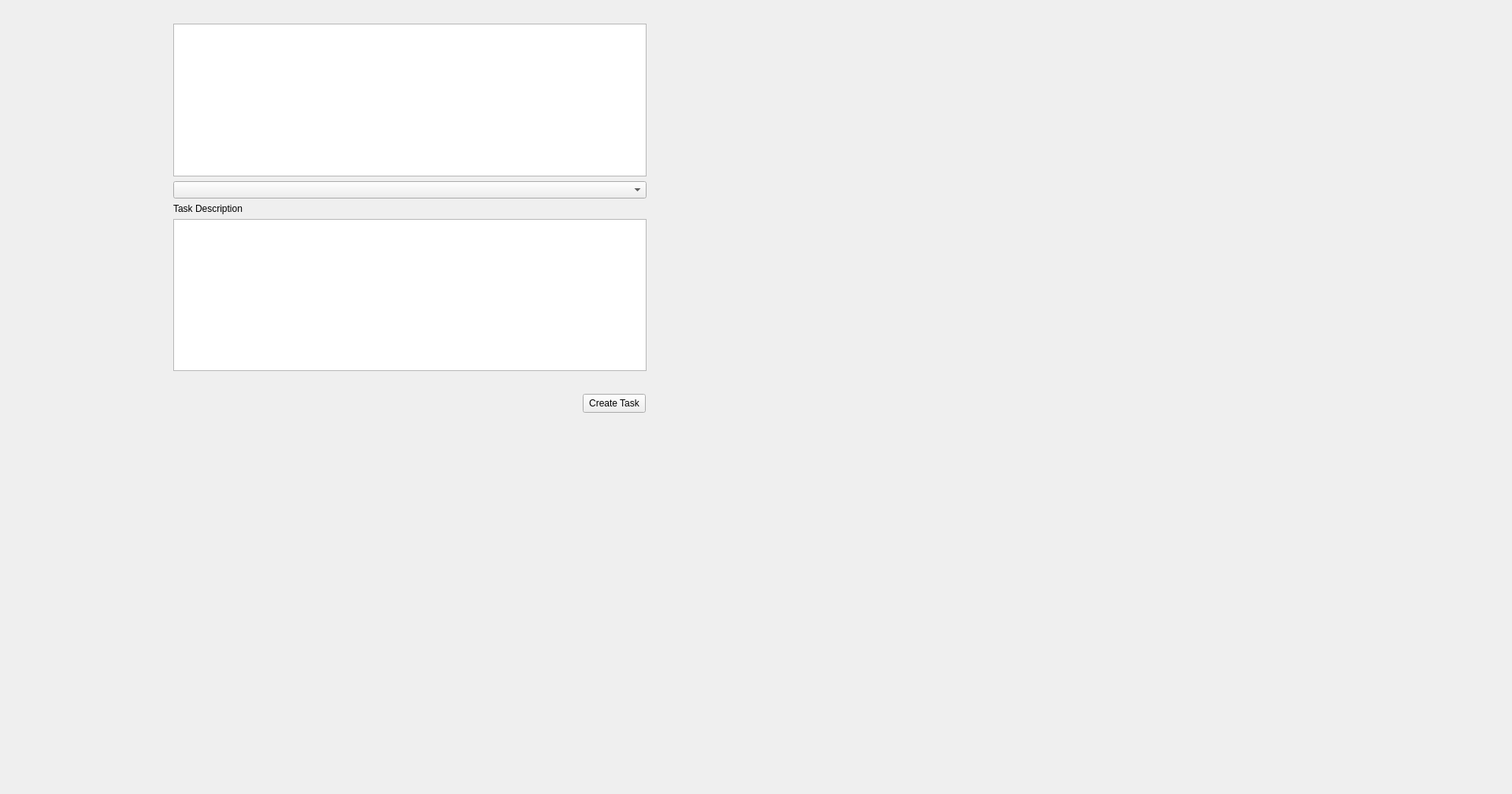
<?xml version="1.0" encoding="UTF-8"?>
<ui version="4.0">
 <class>NewTaskWindow</class>
 <widget class="QWidget" name="NewTaskWindow">
  <property name="geometry">
   <rect>
    <x>0</x>
    <y>0</y>
    <width>1920</width>
    <height>1008</height>
   </rect>
  </property>
  <property name="windowTitle">
   <string>Form</string>
  </property>
  <widget class="QWidget" name="verticalLayoutWidget">
   <property name="geometry">
    <rect>
     <x>220</x>
     <y>30</y>
     <width>601</width>
     <height>441</height>
    </rect>
   </property>
   <layout class="QVBoxLayout" name="verticalLayout">
    <item>
     <widget class="QTextEdit" name="TEtaskName"/>
    </item>
    <item>
     <widget class="QComboBox" name="CBassign"/>
    </item>
    <item>
     <widget class="QLabel" name="LtaskDescription">
      <property name="text">
       <string>Task Description</string>
      </property>
     </widget>
    </item>
    <item>
     <widget class="QTextEdit" name="TEtext"/>
    </item>
   </layout>
  </widget>
  <widget class="QPushButton" name="PBcreateTask">
   <property name="geometry">
    <rect>
     <x>740</x>
     <y>500</y>
     <width>80</width>
     <height>24</height>
    </rect>
   </property>
   <property name="text">
    <string>Create Task</string>
   </property>
  </widget>
 </widget>
 <resources/>
 <connections/>
</ui>
